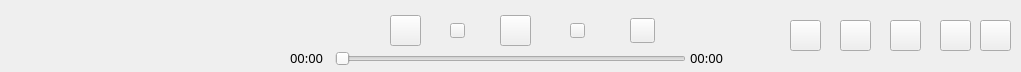
   <widget class="QWidget" name="widget_tail" native="true">
    <property name="geometry">
     <rect>
      <x>0</x>
      <y>600</y>
      <width>1021</width>
      <height>72</height>
     </rect>
    </property>
    <widget class="QWidget" name="verticalLayoutWidget">
     <property name="geometry">
      <rect>
       <x>0</x>
       <y>10</y>
       <width>261</width>
       <height>61</height>
      </rect>
     </property>
     <layout class="QVBoxLayout" name="verticalLayout">
      <property name="spacing">
       <number>0</number>
      </property>
      <property name="sizeConstraint">
       <enum>QLayout::SetDefaultConstraint</enum>
      </property>
     </layout>
    </widget>
    <widget class="QSlider" name="horizontalSlider_music">
     <property name="geometry">
      <rect>
       <x>335</x>
       <y>50</y>
       <width>351</width>
       <height>17</height>
      </rect>
     </property>
     <property name="orientation">
      <enum>Qt::Horizontal</enum>
     </property>
    </widget>
    <widget class="QPushButton" name="pushButton_like">
     <property name="geometry">
      <rect>
       <x>390</x>
       <y>15</y>
       <width>31</width>
       <height>31</height>
      </rect>
     </property>
     <property name="text">
      <string/>
     </property>
    </widget>
    <widget class="QLabel" name="label_time">
     <property name="geometry">
      <rect>
       <x>290</x>
       <y>50</y>
       <width>40</width>
       <height>16</height>
      </rect>
     </property>
     <property name="font">
      <font>
       <family>宋体</family>
       <pointsize>10</pointsize>
      </font>
     </property>
     <property name="text">
      <string>00:00</string>
     </property>
    </widget>
    <widget class="QLabel" name="label_time_long">
     <property name="geometry">
      <rect>
       <x>690</x>
       <y>50</y>
       <width>40</width>
       <height>16</height>
      </rect>
     </property>
     <property name="font">
      <font>
       <family>宋体</family>
       <pointsize>10</pointsize>
      </font>
     </property>
     <property name="text">
      <string>00:00</string>
     </property>
    </widget>
    <widget class="QPushButton" name="pushButton_life_music">
     <property name="geometry">
      <rect>
       <x>450</x>
       <y>23</y>
       <width>15</width>
       <height>15</height>
      </rect>
     </property>
     <property name="text">
      <string/>
     </property>
    </widget>
    <widget class="QPushButton" name="pushButton_stop">
     <property name="geometry">
      <rect>
       <x>500</x>
       <y>15</y>
       <width>31</width>
       <height>31</height>
      </rect>
     </property>
     <property name="text">
      <string/>
     </property>
     <property name="checkable">
      <bool>true</bool>
     </property>
    </widget>
    <widget class="QPushButton" name="pushButton_right_music">
     <property name="geometry">
      <rect>
       <x>570</x>
       <y>23</y>
       <width>15</width>
       <height>15</height>
      </rect>
     </property>
     <property name="text">
      <string/>
     </property>
    </widget>
    <widget class="QPushButton" name="pushButton_ci">
     <property name="geometry">
      <rect>
       <x>630</x>
       <y>18</y>
       <width>25</width>
       <height>25</height>
      </rect>
     </property>
     <property name="text">
      <string/>
     </property>
    </widget>
    <widget class="QPushButton" name="pushButton_bz">
     <property name="geometry">
      <rect>
       <x>790</x>
       <y>20</y>
       <width>31</width>
       <height>31</height>
      </rect>
     </property>
     <property name="text">
      <string/>
     </property>
    </widget>
    <widget class="QPushButton" name="pushButton_voice">
     <property name="geometry">
      <rect>
       <x>840</x>
       <y>20</y>
       <width>31</width>
       <height>31</height>
      </rect>
     </property>
     <property name="text">
      <string/>
     </property>
    </widget>
    <widget class="QPushButton" name="pushButton_voice2">
     <property name="geometry">
      <rect>
       <x>890</x>
       <y>20</y>
       <width>31</width>
       <height>31</height>
      </rect>
     </property>
     <property name="text">
      <string/>
     </property>
    </widget>
    <widget class="QPushButton" name="pushButton_listen_all">
     <property name="geometry">
      <rect>
       <x>940</x>
       <y>20</y>
       <width>31</width>
       <height>31</height>
      </rect>
     </property>
     <property name="text">
      <string/>
     </property>
    </widget>
    <widget class="QPushButton" name="pushButton_list">
     <property name="geometry">
      <rect>
       <x>980</x>
       <y>20</y>
       <width>31</width>
       <height>31</height>
      </rect>
     </property>
     <property name="text">
      <string/>
     </property>
    </widget>
   </widget>
